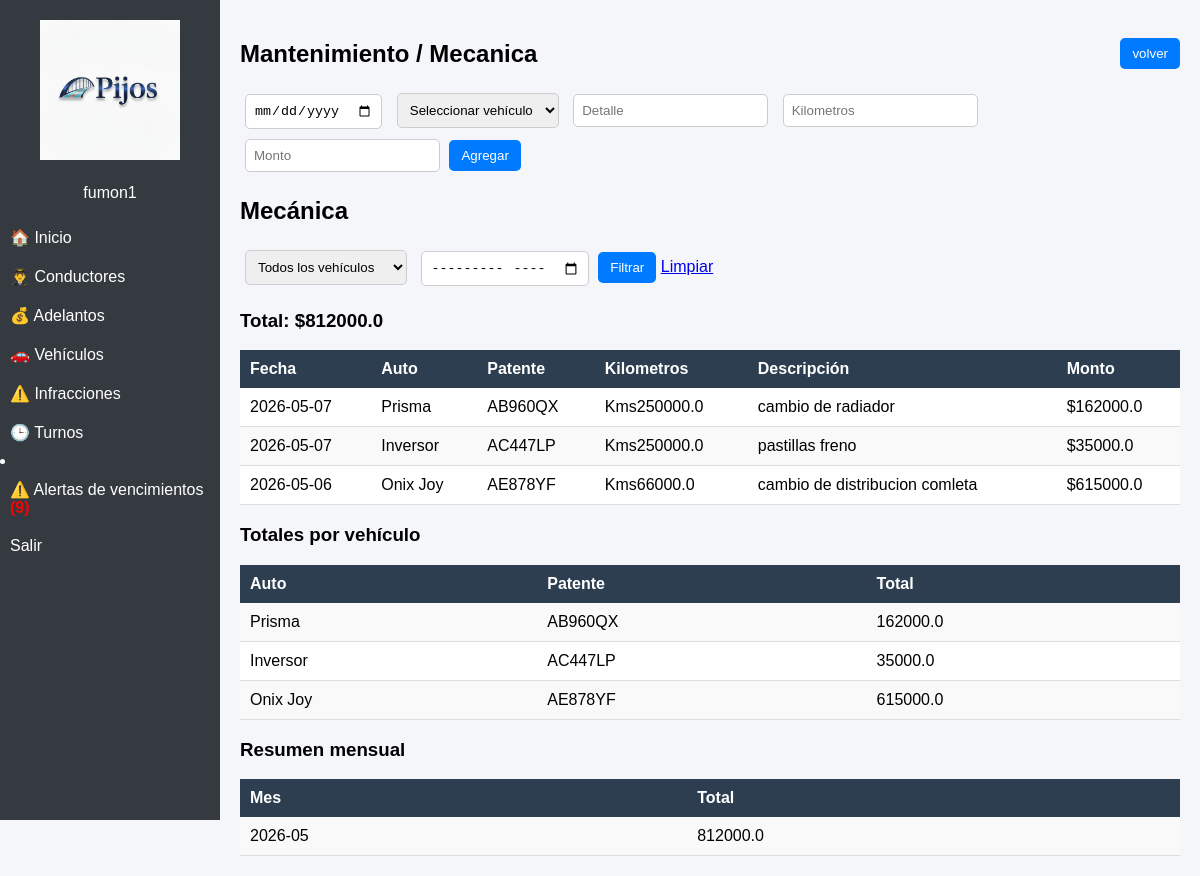
Page /mecanica (signed in) on the committed database.
### tables this page shows
CREATE TABLE mecanica (
            id INTEGER PRIMARY KEY AUTOINCREMENT,
            vehiculo_id INTEGER,
            fecha TEXT,
            descripcion TEXT,
            monto REAL,
            kilometros REAL
        );

CREATE TABLE vehiculos (
            id INTEGER PRIMARY KEY AUTOINCREMENT,
            auto TEXT,
            patente TEXT,
            modelo TEXT,
            vtv TEXT,
            remis TEXT,  
            gnc TEXT,
            tubo TEXT                          
        );

### app.py (the view, shortened to what this page needs)
@app.route("/mecanica", methods=["GET", "POST"])
@login_requerido
def mecanica():
    conn = sqlite3.connect("empresa.db")
    cursor = conn.cursor()
    cursor.execute("SELECT id, auto, patente FROM vehiculos")
    vehiculos = cursor.fetchall()
    vehiculo_id = request.args.get("vehiculo_id")
    mes = request.args.get("mes")
    query ="""
        SELECT m.id, v.auto, v.patente, m.fecha, m.descripcion, m.monto, m.kilometros
        FROM mecanica m
        JOIN vehiculos v ON m.vehiculo_id = v.id
        WHERE 1=1
        """
    params = []
    if vehiculo_id:
        query += "AND m.vehiculo_id = ?"
        params.append(vehiculo_id)
    if mes:
        query += "AND strftime('%Y-%m', m.fecha) = ?"
        params.append(mes)
    query += " ORDER BY m.fecha DESC"
    cursor.execute(query, params)
    registros = cursor.fetchall()
    total = sum([r[5] for r in registros])
    cursor.execute("""
        SELECT v.auto, v.patente, SUM(m.monto)
        FROM mecanica m
        JOIN vehiculos v ON m.vehiculo_id = v.id
        GROUP BY m.vehiculo_id
     """)
    totales_vehiculo = cursor.fetchall()
    cursor.execute("""
        SELECT strftime('%Y-%m', fecha) as mes, SUM(monto)
        FROM mecanica
        GROUP BY mes
        ORDER BY mes DESC
    """)
    resumen_mensual = cursor.fetchall()
    conn.close()
    return render_template("mecanica.html",
        vehiculos=vehiculos,
        registros=registros,
        total=total, vehiculo_id=vehiculo_id,
        mes=mes, totales_vehiculo=totales_vehiculo, resumen_mensual=resumen_mensual)

### app.py (called while the page is built)
def login_requerido(f):
    @wraps(f)
    def funcion_protegida(*args, **kwargs):
        if "usuario" not in session:
            return redirect("/login")
        return f(*args, **kwargs)
    return funcion_protegida

### templates/mecanica.html (shortened to what this page needs)
{% extends "layout.html" %}
{% block content %}
<div style="display: flex; justify-content: space-between; align-items: center;">
<h2>Mantenimiento / Mecanica</h2>
<div style="text-align: right;" >
    <a href="/gastos">
        <button>volver</button>
    </a>
</div>
</div>
<form method="POST" class="form-mecanica">
    <input type="date" name="fecha" required>
    <select name="vehiculo_id" required>
        <option value="">Seleccionar vehículo</option>
    </select>
    <input type="text" name="descripcion" placeholder="Detalle" required>
    <input type="number" name="kilometros" placeholder="Kilometros" required>
    <input type="number" step="0.01" name="monto" placeholder="Monto" required>
    <button type="submit">Agregar</button>
</form>
<h2>Mecánica</h2>
<form method="GET" style="margin-bottom: 15px;">
    <select name="vehiculo_id">
        <option value="">Todos los vehículos</option>
    </select>
    <input type="month" name="mes" value="{{ mes }}">
    <button type="submit">Filtrar</button>
    <a href="/mecanica">Limpiar</a>
</form>
<table class="tabla">
    <thead>
        <tr>
            <th>Fecha</th>
            <th>Auto</th>
            <th>Patente</th>
            <th>Kilometros</th>
            <th>Descripción</th>
            <th>Monto</th>
        </tr>
    </thead>
    <tbody>
        {% for r in registros %}
        <tr>
            <td>{{ r[3] }}</td>
            <td>{{ r[1] }}</td>
            <td>{{ r[2] }}</td>
            <td>Kms{{ r[6] }}</td>
            <td>{{ r[4] }}</td>
            <td>${{ r[5] }}</td>
        </tr>
        {% endfor %}
    </tbody>
    <h3>Total: ${{ total }}</h3>
</table>
<h3>Totales por vehículo</h3>
<table>
    <tr>
        <th>Auto</th>
        <th>Patente</th>
        <th>Total</th>
    </tr>
    {% for t in totales_vehiculo %}
    <tr>
        <td>{{ t[0] }}</td>
        <td>{{ t[1] }}</td>
        <td>{{ t[2] }}</td>
    </tr>
    {% endfor %}
</table>
<h3>Resumen mensual</h3>
<table>
    <tr>
        <th>Mes</th>
        <th>Total</th>
    </tr>
    {% for r in resumen_mensual %}
    <tr>
        <td>{{ r[0] }}</td>
        <td>{{ r[1] }}</td>
    </tr>
    {% endfor %}
</table>
{% endblock %}

### templates/layout.html (style rules this page uses)
body { margin: 0; font-family: Arial; background-color: #f4f6f9; }
table { width: 100%; border-collapse: collapse; background: white; }
th { background: #2c3e50; color: white; padding: 10px; text-align: left; }
td { padding: 10px; border-bottom: 1px solid #ddd; }
tr:nth-child(even) { background: #f9f9f9; }
input, select { padding: 8px; margin: 5px; border: 1px solid #ccc; border-radius: 5px; }
button { padding: 8px 12px; background: #007bff; color: white; border: none; border-radius: 5px; cursor: pointer; }

### rows in the picture
mecanica: fecha "2026-05-07", auto "Prisma", patente "AB960QX", kilometros "250000.0", descripcion "cambio de radiador", monto "162000.0"
mecanica: fecha "2026-05-07", auto "Inversor", patente "AC447LP", kilometros "250000.0", descripcion "pastillas freno", monto "35000.0"
mecanica: fecha "2026-05-06", auto "Onix Joy", patente "AE878YF", kilometros "66000.0", descripcion "cambio de distribucion comleta", monto "615000.0"
vehiculos: auto "Prisma", patente "AB960QX", t "162000.0"
vehiculos: auto "Inversor", patente "AC447LP", t "35000.0"
vehiculos: auto "Onix Joy", patente "AE878YF", t "615000.0"

### other values in the picture
{{ session["usuario"] }} "fumon1"
{{ alertas_total }} "9"
{{ total }} "812000.0"
{{ r[0] }} "2026-05"
{{ r[1] }} "812000.0"
